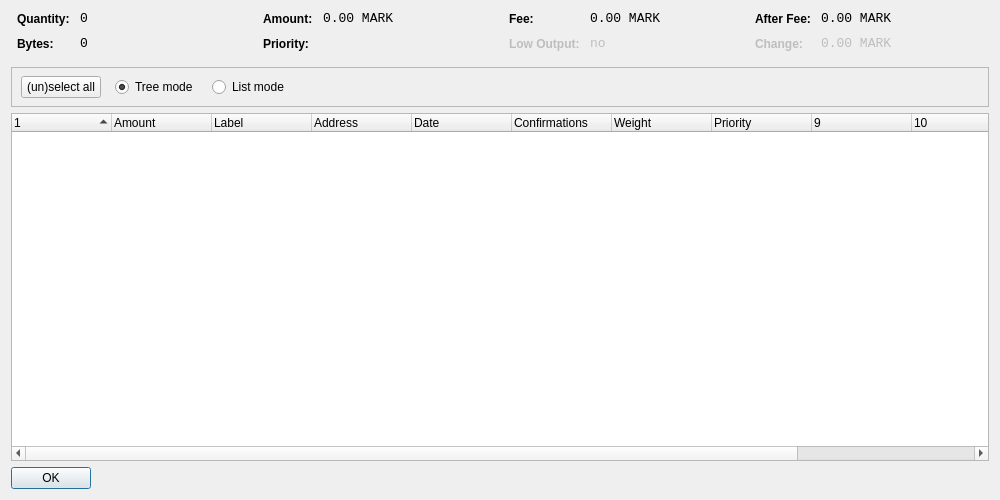
<?xml version="1.0" encoding="UTF-8"?>
<ui version="4.0">
 <class>CoinControlDialog</class>
 <widget class="QWidget" name="CoinControlDialog">
  <property name="geometry">
   <rect>
    <x>0</x>
    <y>0</y>
    <width>1000</width>
    <height>500</height>
   </rect>
  </property>
  <property name="windowTitle">
   <string>Coin Control</string>
  </property>
  <layout class="QVBoxLayout" name="verticalLayout">
   <item>
    <layout class="QHBoxLayout" name="horizontalLayoutTop" stretch="0,0,0,0">
     <property name="topMargin">
      <number>0</number>
     </property>
     <property name="bottomMargin">
      <number>10</number>
     </property>
     <item>
      <layout class="QFormLayout" name="formLayoutCoinControl1">
       <property name="horizontalSpacing">
        <number>10</number>
       </property>
       <property name="verticalSpacing">
        <number>10</number>
       </property>
       <property name="leftMargin">
        <number>6</number>
       </property>
       <property name="rightMargin">
        <number>6</number>
       </property>
       <item row="0" column="0">
        <widget class="QLabel" name="labelCoinControlQuantityText">
         <property name="styleSheet">
          <string notr="true">font-weight:bold;</string>
         </property>
         <property name="text">
          <string>Quantity:</string>
         </property>
        </widget>
       </item>
       <item row="0" column="1">
        <widget class="QLabel" name="labelCoinControlQuantity">
         <property name="font">
          <font>
           <family>Monospace</family>
           <pointsize>10</pointsize>
          </font>
         </property>
         <property name="cursor">
          <cursorShape>IBeamCursor</cursorShape>
         </property>
         <property name="contextMenuPolicy">
          <enum>Qt::ActionsContextMenu</enum>
         </property>
         <property name="text">
          <string notr="true">0</string>
         </property>
         <property name="textInteractionFlags">
          <set>Qt::LinksAccessibleByMouse|Qt::TextSelectableByKeyboard|Qt::TextSelectableByMouse</set>
         </property>
        </widget>
       </item>
       <item row="1" column="0">
        <widget class="QLabel" name="labelCoinControlBytesText">
         <property name="styleSheet">
          <string notr="true">font-weight:bold;</string>
         </property>
         <property name="text">
          <string>Bytes:</string>
         </property>
        </widget>
       </item>
       <item row="1" column="1">
        <widget class="QLabel" name="labelCoinControlBytes">
         <property name="font">
          <font>
           <family>Monospace</family>
           <pointsize>10</pointsize>
          </font>
         </property>
         <property name="cursor">
          <cursorShape>IBeamCursor</cursorShape>
         </property>
         <property name="contextMenuPolicy">
          <enum>Qt::ActionsContextMenu</enum>
         </property>
         <property name="text">
          <string notr="true">0</string>
         </property>
         <property name="textInteractionFlags">
          <set>Qt::LinksAccessibleByMouse|Qt::TextSelectableByKeyboard|Qt::TextSelectableByMouse</set>
         </property>
        </widget>
       </item>
      </layout>
     </item>
     <item>
      <layout class="QFormLayout" name="formLayoutCoinControl2">
       <property name="horizontalSpacing">
        <number>10</number>
       </property>
       <property name="verticalSpacing">
        <number>10</number>
       </property>
       <property name="leftMargin">
        <number>6</number>
       </property>
       <property name="rightMargin">
        <number>6</number>
       </property>
       <item row="0" column="0">
        <widget class="QLabel" name="labelCoinControlAmountText">
         <property name="styleSheet">
          <string notr="true">font-weight:bold;</string>
         </property>
         <property name="text">
          <string>Amount:</string>
         </property>
        </widget>
       </item>
       <item row="0" column="1">
        <widget class="QLabel" name="labelCoinControlAmount">
         <property name="font">
          <font>
           <family>Monospace</family>
           <pointsize>10</pointsize>
          </font>
         </property>
         <property name="cursor">
          <cursorShape>IBeamCursor</cursorShape>
         </property>
         <property name="contextMenuPolicy">
          <enum>Qt::ActionsContextMenu</enum>
         </property>
         <property name="text">
          <string notr="true">0.00 MARK</string>
         </property>
         <property name="textInteractionFlags">
          <set>Qt::LinksAccessibleByMouse|Qt::TextSelectableByKeyboard|Qt::TextSelectableByMouse</set>
         </property>
        </widget>
       </item>
       <item row="1" column="0">
        <widget class="QLabel" name="labelCoinControlPriorityText">
         <property name="styleSheet">
          <string notr="true">font-weight:bold;</string>
         </property>
         <property name="text">
          <string>Priority:</string>
         </property>
        </widget>
       </item>
       <item row="1" column="1">
        <widget class="QLabel" name="labelCoinControlPriority">
         <property name="font">
          <font>
           <family>Monospace</family>
           <pointsize>10</pointsize>
          </font>
         </property>
         <property name="cursor">
          <cursorShape>IBeamCursor</cursorShape>
         </property>
         <property name="contextMenuPolicy">
          <enum>Qt::ActionsContextMenu</enum>
         </property>
         <property name="text">
          <string/>
         </property>
         <property name="textInteractionFlags">
          <set>Qt::LinksAccessibleByMouse|Qt::TextSelectableByKeyboard|Qt::TextSelectableByMouse</set>
         </property>
        </widget>
       </item>
      </layout>
     </item>
     <item>
      <layout class="QFormLayout" name="formLayoutCoinControl3">
       <property name="horizontalSpacing">
        <number>10</number>
       </property>
       <property name="verticalSpacing">
        <number>10</number>
       </property>
       <property name="leftMargin">
        <number>6</number>
       </property>
       <property name="rightMargin">
        <number>6</number>
       </property>
       <item row="0" column="0">
        <widget class="QLabel" name="labelCoinControlFeeText">
         <property name="styleSheet">
          <string notr="true">font-weight:bold;</string>
         </property>
         <property name="text">
          <string>Fee:</string>
         </property>
        </widget>
       </item>
       <item row="0" column="1">
        <widget class="QLabel" name="labelCoinControlFee">
         <property name="font">
          <font>
           <family>Monospace</family>
           <pointsize>10</pointsize>
          </font>
         </property>
         <property name="cursor">
          <cursorShape>IBeamCursor</cursorShape>
         </property>
         <property name="contextMenuPolicy">
          <enum>Qt::ActionsContextMenu</enum>
         </property>
         <property name="text">
          <string notr="true">0.00 MARK</string>
         </property>
         <property name="textInteractionFlags">
          <set>Qt::LinksAccessibleByMouse|Qt::TextSelectableByKeyboard|Qt::TextSelectableByMouse</set>
         </property>
        </widget>
       </item>
       <item row="1" column="0">
        <widget class="QLabel" name="labelCoinControlLowOutputText">
         <property name="enabled">
          <bool>false</bool>
         </property>
         <property name="styleSheet">
          <string notr="true">font-weight:bold;</string>
         </property>
         <property name="text">
          <string>Low Output:</string>
         </property>
        </widget>
       </item>
       <item row="1" column="1">
        <widget class="QLabel" name="labelCoinControlLowOutput">
         <property name="enabled">
          <bool>false</bool>
         </property>
         <property name="font">
          <font>
           <family>Monospace</family>
           <pointsize>10</pointsize>
          </font>
         </property>
         <property name="cursor">
          <cursorShape>IBeamCursor</cursorShape>
         </property>
         <property name="contextMenuPolicy">
          <enum>Qt::ActionsContextMenu</enum>
         </property>
         <property name="text">
          <string>no</string>
         </property>
         <property name="textInteractionFlags">
          <set>Qt::LinksAccessibleByMouse|Qt::TextSelectableByKeyboard|Qt::TextSelectableByMouse</set>
         </property>
        </widget>
       </item>
      </layout>
     </item>
     <item>
      <layout class="QFormLayout" name="formLayoutCoinControl4">
       <property name="horizontalSpacing">
        <number>10</number>
       </property>
       <property name="verticalSpacing">
        <number>10</number>
       </property>
       <property name="leftMargin">
        <number>6</number>
       </property>
       <property name="rightMargin">
        <number>6</number>
       </property>
       <item row="0" column="0">
        <widget class="QLabel" name="labelCoinControlAfterFeeText">
         <property name="styleSheet">
          <string notr="true">font-weight:bold;</string>
         </property>
         <property name="text">
          <string>After Fee:</string>
         </property>
        </widget>
       </item>
       <item row="0" column="1">
        <widget class="QLabel" name="labelCoinControlAfterFee">
         <property name="font">
          <font>
           <family>Monospace</family>
           <pointsize>10</pointsize>
          </font>
         </property>
         <property name="cursor">
          <cursorShape>IBeamCursor</cursorShape>
         </property>
         <property name="contextMenuPolicy">
          <enum>Qt::ActionsContextMenu</enum>
         </property>
         <property name="text">
          <string notr="true">0.00 MARK</string>
         </property>
         <property name="textInteractionFlags">
          <set>Qt::LinksAccessibleByMouse|Qt::TextSelectableByKeyboard|Qt::TextSelectableByMouse</set>
         </property>
        </widget>
       </item>
       <item row="1" column="0">
        <widget class="QLabel" name="labelCoinControlChangeText">
         <property name="enabled">
          <bool>false</bool>
         </property>
         <property name="styleSheet">
          <string notr="true">font-weight:bold;</string>
         </property>
         <property name="text">
          <string>Change:</string>
         </property>
        </widget>
       </item>
       <item row="1" column="1">
        <widget class="QLabel" name="labelCoinControlChange">
         <property name="enabled">
          <bool>false</bool>
         </property>
         <property name="font">
          <font>
           <family>Monospace</family>
           <pointsize>10</pointsize>
          </font>
         </property>
         <property name="cursor">
          <cursorShape>IBeamCursor</cursorShape>
         </property>
         <property name="contextMenuPolicy">
          <enum>Qt::ActionsContextMenu</enum>
         </property>
         <property name="text">
          <string notr="true">0.00 MARK</string>
         </property>
         <property name="textInteractionFlags">
          <set>Qt::LinksAccessibleByMouse|Qt::TextSelectableByKeyboard|Qt::TextSelectableByMouse</set>
         </property>
        </widget>
       </item>
      </layout>
     </item>
    </layout>
   </item>
   <item>
    <widget class="QFrame" name="frame">
     <property name="minimumSize">
      <size>
       <width>0</width>
       <height>40</height>
      </size>
     </property>
     <property name="frameShape">
      <enum>QFrame::StyledPanel</enum>
     </property>
     <property name="frameShadow">
      <enum>QFrame::Sunken</enum>
     </property>
     <widget class="QWidget" name="horizontalLayoutWidget">
      <property name="geometry">
       <rect>
        <x>10</x>
        <y>0</y>
        <width>781</width>
        <height>41</height>
       </rect>
      </property>
      <layout class="QHBoxLayout" name="horizontalLayoutPanel" stretch="0,0,0,0">
       <property name="spacing">
        <number>14</number>
       </property>
       <item>
        <widget class="QPushButton" name="pushButtonSelectAll">
         <property name="sizePolicy">
          <sizepolicy hsizetype="Maximum" vsizetype="Fixed">
           <horstretch>0</horstretch>
           <verstretch>0</verstretch>
          </sizepolicy>
         </property>
         <property name="text">
          <string>(un)select all</string>
         </property>
        </widget>
       </item>
       <item>
        <widget class="QRadioButton" name="radioTreeMode">
         <property name="sizePolicy">
          <sizepolicy hsizetype="Maximum" vsizetype="Fixed">
           <horstretch>0</horstretch>
           <verstretch>0</verstretch>
          </sizepolicy>
         </property>
         <property name="text">
          <string>Tree mode</string>
         </property>
         <property name="checked">
          <bool>true</bool>
         </property>
        </widget>
       </item>
       <item>
        <widget class="QRadioButton" name="radioListMode">
         <property name="sizePolicy">
          <sizepolicy hsizetype="Maximum" vsizetype="Fixed">
           <horstretch>0</horstretch>
           <verstretch>0</verstretch>
          </sizepolicy>
         </property>
         <property name="text">
          <string>List mode</string>
         </property>
        </widget>
       </item>
       <item>
        <spacer name="horizontalSpacer">
         <property name="orientation">
          <enum>Qt::Horizontal</enum>
         </property>
         <property name="sizeHint" stdset="0">
          <size>
           <width>40</width>
           <height>20</height>
          </size>
         </property>
        </spacer>
       </item>
      </layout>
     </widget>
    </widget>
   </item>
   <item>
    <widget class="CoinControlTreeWidget" name="treeWidget">
     <property name="contextMenuPolicy">
      <enum>Qt::CustomContextMenu</enum>
     </property>
     <property name="sortingEnabled">
      <bool>false</bool>
     </property>
     <property name="columnCount">
      <number>12</number>
     </property>
     <attribute name="headerShowSortIndicator" stdset="0">
      <bool>true</bool>
     </attribute>
     <attribute name="headerStretchLastSection">
      <bool>false</bool>
     </attribute>
     <column>
      <property name="text">
       <string/>
      </property>
     </column>
     <column>
      <property name="text">
       <string>Amount</string>
      </property>
     </column>
     <column>
      <property name="text">
       <string>Label</string>
      </property>
     </column>
     <column>
      <property name="text">
       <string>Address</string>
      </property>
     </column>
     <column>
      <property name="text">
       <string>Date</string>
      </property>
     </column>
     <column>
      <property name="text">
       <string>Confirmations</string>
      </property>
      <property name="toolTip">
       <string>Confirmed</string>
      </property>
     </column>
     <column>
      <property name="text">
       <string>Weight</string>
      </property>
     </column>
     <column>
      <property name="text">
       <string>Priority</string>
      </property>
     </column>
     <column>
      <property name="text">
       <string/>
      </property>
     </column>
     <column>
      <property name="text">
       <string/>
      </property>
     </column>
     <column>
      <property name="text">
       <string/>
      </property>
     </column>
     <column>
      <property name="text">
       <string/>
      </property>
     </column>
    </widget>
   </item>
   <item>
    <widget class="QDialogButtonBox" name="buttonBox">
     <property name="sizePolicy">
      <sizepolicy hsizetype="Maximum" vsizetype="Fixed">
       <horstretch>0</horstretch>
       <verstretch>0</verstretch>
      </sizepolicy>
     </property>
     <property name="orientation">
      <enum>Qt::Horizontal</enum>
     </property>
     <property name="standardButtons">
      <set>QDialogButtonBox::Ok</set>
     </property>
    </widget>
   </item>
  </layout>
 </widget>
 <customwidgets>
  <customwidget>
   <class>CoinControlTreeWidget</class>
   <extends>QTreeWidget</extends>
   <header>coincontroltreewidget.h</header>
  </customwidget>
 </customwidgets>
 <resources/>
 <connections/>
</ui>
